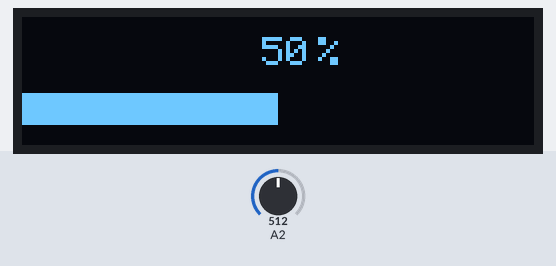
The sketch below on a simulated Arduino Uno, built with avr-gcc and run on an emulated ATmega328P. Parts: 128×32 one-colour display. The inputs (shaded band) are chosen by the test bench; at power-on: A2 = 512. What the sketch prints to the serial monitor is not drawn.

Above: at 1.2 s.
1.3 s: A2 set to 716
At 2.5 s:
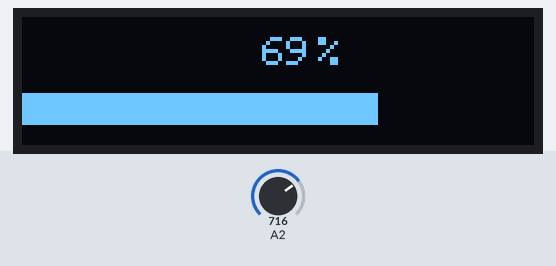
2.8 s: A2 set to 900
At 3.8 s:
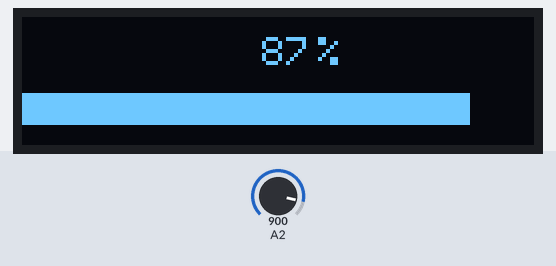
4.3 s: A2 set to 1023
At 5.7 s:
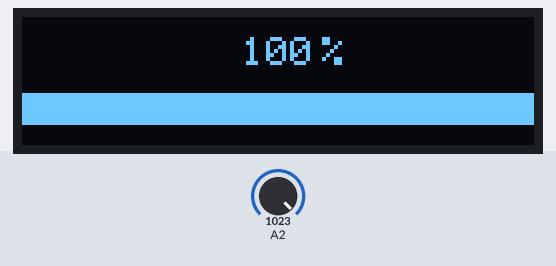
Timing chart, 0 to 7.3 s (numbered marks = the images above; inputs shaded):
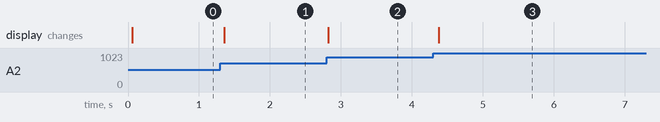

Measured:
- after the input at 1.3 s, the display: changes after 0.05 s (image 1)
- after the input at 2.8 s, the display: changes at once (image 2)
- after the input at 4.3 s, the display: changes after 0.08 s (image 3)

The sketch:

oledScreenWithPotenciometer.ino
```cpp
#include <Wire.h>
#include <Adafruit_GFX.h>
#include <Adafruit_SSD1306.h>

#define SCREEN_WIDTH 128
#define SCREEN_HEIGHT 32
#define RECT_HEIGHT 8 // Výška doplňujícího obdélníku
#define RECT_Y 19     // Y-ová pozice obdélníku

// Inicializace OLED displeje
Adafruit_SSD1306 display(SCREEN_WIDTH, SCREEN_HEIGHT, &Wire, -1);

int previousWidth = 0; // Předchozí šířka obdélníku na displeji
int threshold = 1;   // Práh pro detekci změny

void setup() {
  // Inicializace displeje
  if (!display.begin(SSD1306_SWITCHCAPVCC, 0x3C)) {
    Serial.println(F("SSD1306 inicializace selhala!"));
    for (;;);
  }
  Serial.begin(9600);
  display.clearDisplay();
  display.display();
  display.setTextSize(1);
  display.setTextColor(WHITE);
}

void loop() {
  int resistorValue = analogRead(A2);
  // Mapování hodnoty na šířku obdélníku
  int currentWidth = map(resistorValue, 0, 1023, 0, SCREEN_WIDTH);
  int percentageToShow = map(resistorValue, 0, 1023, 0, 100);

  Serial.println(resistorValue);
  Serial.println(currentWidth);

  // Kontrola, zda došlo ke změně nad určeným prahem
  if (abs(currentWidth - previousWidth) > threshold) {
    // Aktualizace šířky obdélníku na displeji
    display.clearDisplay();
    if(percentageToShow < 10){
      display.setCursor(60, 5);
      display.println(percentageToShow);
      display.setCursor(69, 5);
      display.println("%");
    }else if(percentageToShow < 100){
      display.setCursor(60, 5);
      display.println(percentageToShow);
      display.setCursor(74, 5);
      display.println("%");
    }else{
      display.setCursor(55, 5);
      display.println(percentageToShow);
      display.setCursor(75, 5);
      display.println("%");
    }

    display.fillRect(0, RECT_Y, currentWidth, RECT_HEIGHT, WHITE);
    display.display();

    // Uložení aktuální šířky do předchozí šířky
    previousWidth = currentWidth;
  }

  // Krátké zpoždění pro snížení zátěže procesoru
  delay(85);
}
```
